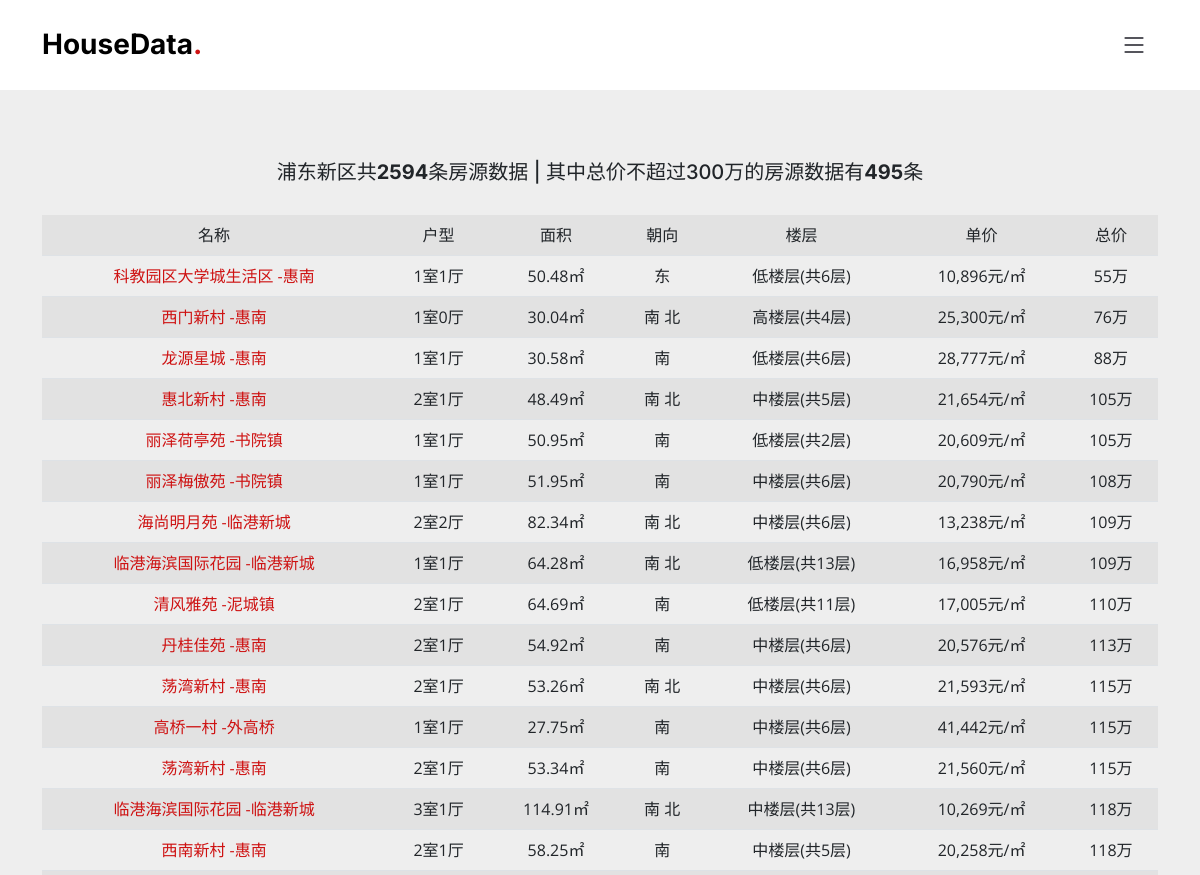
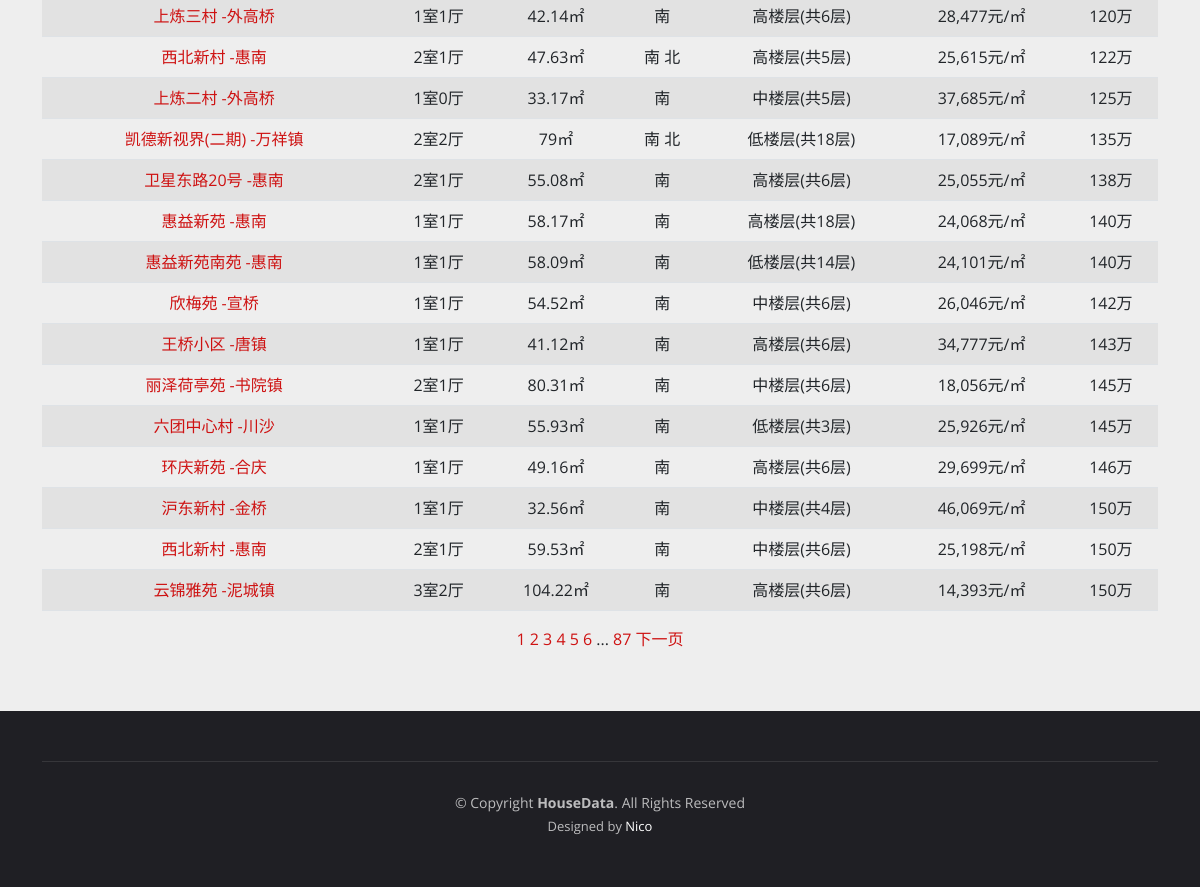
The page / on the database its author committed (2 pictures, top to bottom).
### tables this page shows
CREATE TABLE house (
            name TEXT,
            type TEXT,
            area TEXT,
            face TEXT,
            floor TEXT,
            unitprice TEXT,
            totalprice TEXT,
            href TEXT
        );

### app.py (the view)
@app.route('/')
def house():
    page = request.args.get('page', 1, type=int)
    items_per_page = 30
    offset = (page - 1) * items_per_page
    house_data = get_house_data(offset, items_per_page)
    total_houses = count_total_houses()
    total_pages = (total_houses + items_per_page - 1) // items_per_page
    houses_under_300 = count_houses_under_300()
    return render_template('house.html', house0=house_data, house1=total_houses, house2=houses_under_300, total_pages=total_pages, current_page=page)

### app.py (called while the page is built)
def get_house_data(offset, limit):
    conn = sqlite3.connect('Data.db')
    cursor = conn.cursor()
    cursor.execute('SELECT DISTINCT * FROM house ORDER BY CAST(totalprice AS INTEGER) LIMIT ? OFFSET ?', (limit, offset))
    data = cursor.fetchall()
    cursor.close()
    conn.close()
    return data

def count_total_houses():
    conn = sqlite3.connect('Data.db')
    cursor = conn.cursor()
    cursor.execute('SELECT COUNT(DISTINCT href) FROM house')
    count = cursor.fetchone()[0]
    cursor.close()
    conn.close()
    return count

def count_houses_under_300():
    conn = sqlite3.connect('Data.db')
    cursor = conn.cursor()
    cursor.execute('SELECT COUNT(DISTINCT href) FROM house WHERE CAST(totalprice AS INTEGER) <= 300')
    count = cursor.fetchone()[0]
    cursor.close()
    conn.close()
    return count

### templates/house.html (shortened to what this page needs)
<!DOCTYPE html>
<html lang="en">
<head>
  <link href="static/assets/vendor/bootstrap/css/bootstrap.min.css" rel="stylesheet">
  <link href="static/assets/vendor/bootstrap-icons/bootstrap-icons.css" rel="stylesheet">
  <link href="static/assets/vendor/aos/aos.css" rel="stylesheet">
  <link href="static/assets/vendor/glightbox/css/glightbox.min.css" rel="stylesheet">
  <link href="static/assets/vendor/swiper/swiper-bundle.min.css" rel="stylesheet">
  <link href="static/assets/css/main.css" rel="stylesheet">
</head>
<body>
  <header id="header" class="header fixed-top d-flex align-items-center">
    <div class="container d-flex align-items-center justify-content-between">
      <a href="/" class="logo d-flex align-items-center me-auto me-lg-0">
        <h1>HouseData<span>.</span></h1>
      </a>
      <i class="mobile-nav-toggle mobile-nav-show bi bi-list"></i>
    </div>
  </header>
  <section id="hero" class="hero d-flex align-items-center section-bg">
    <div class="container">
        <div class="section-header">
            <h5 style="display: inline;">浦东新区共<strong>{{ house1 }}</strong>条房源数据 | </h5>
            <h5 style="display: inline;">其中总价不超过300万的房源数据有<strong>{{ house2 }}</strong>条</h5>
        </div>
        <table class="table table-striped">
            <tr align="center">
                <td>名称</td>
                <td>户型</td>
                <td>面积</td>
                <td>朝向</td>
                <td>楼层</td>
                <td>单价</td>
                <td>总价</td>
            </tr>
            {% for house in house0 %}
            <tr align="center">
                <td>
                    <a href="{{ house[7] }}" target="_blank">
                        {{ house[0] }}
                    </a>
                </td>
                <td>{{ house[1] }}</td>
                <td>{{ house[2] }}</td>
                <td>{{ house[3] }}</td>
                <td>{{ house[4] }}</td>
                <td>{{ house[5] }}</td>
                <td>{{ house[6] }}万</td>
            </tr>
            {% endfor %}
        </table>
        {% if total_pages > 1 %}
            <div class="pagination-container">
                <div class="pagination">
                {% set start_page = current_page - 4 if current_page > 4 else 1 %}
                {% set end_page = current_page + 5 if current_page + 5 <= total_pages else total_pages %}
                {% for i in range(start_page, end_page + 1) %}
                <a href="/?page={{ i }}" {% if i == current_page %}class="active"{% endif %}>{{ i }}</a>
                {% endfor %}
                {% if end_page < total_pages %}
                <span>...</span>
                <a href="/?page={{ total_pages }}">{{ total_pages }}</a>
                {% endif %}
                {% if current_page < total_pages %}
                <a href="/?page={{ current_page + 1 }}">下一页</a>
                {% endif %}
                </div>
            </div>
        {% endif %}
    </div>
</section>
  <footer id="footer" class="footer">
    <div class="container">
      <div class="copyright">
        &copy; Copyright <strong><span>HouseData</span></strong>. All Rights Reserved
      </div>
      <div class="credits">
        Designed by <a href="">Nico</a>
      </div>
    </div>
  </footer>
</body>
</html>

### static/assets/css/main.css (style rules this page uses)
.pagination-container { text-align: center; }
.pagination { display: inline-block; }
:root { --font-default: "Open Sans", system-ui, -apple-system, "Segoe UI", Roboto, "Helvetica Neue", Arial, "Noto Sans", "Liberation Sans", sans-serif, "Apple Color Emoji", "Segoe UI Emoji", "Segoe UI Symbol", "Noto Color Emoji"; --font-primary: "Amatic SC", sans-serif; --font-secondary: "Inter", sans-serif; }
:root { --color-default: #212529; --color-primary: #ce1212; --color-secondary: #37373f; }
:root { scroll-behavior: smooth; }
body { font-family: var(--font-default); color: var(--color-default); }
a { color: var(--color-primary); text-decoration: none; }
h1, h2, h3, h4, h5, h6 { font-family: var(--font-secondary); }
section { overflow: hidden; padding: 80px 0; }
.section-bg { background-color: #eee; }
.section-header { text-align: center; padding-bottom: 30px; }
.header { background: #fff; transition: all 0.5s; z-index: 997; height: 90px; border-bottom: 1px solid #fff; }
.header .logo h1 { font-size: 28px; font-weight: 700; color: #000; margin: 0; font-family: var(--font-secondary); }
.header .logo h1 span { color: var(--color-primary); }
section { scroll-margin-top: 90px; }
@media (max-width: 1279px) { .mobile-nav-show { color: var(--color-secondary); font-size: 28px; cursor: pointer; line-height: 0; transition: 0.5s; z-index: 9999; margin: 0 10px 0 20px; } }
.hero { width: 100%; background-size: cover; position: relative; min-height: 60vh; padding: 160px 0 60px 0; }
.footer { font-size: 14px; background-color: #1f1f24; padding: 50px 0; color: rgba(255, 255, 255, 0.7); }
.footer .copyright { text-align: center; padding-top: 30px; border-top: 1px solid rgba(255, 255, 255, 0.1); }
.footer .credits { padding-top: 4px; text-align: center; font-size: 13px; }
.footer .credits a { color: #fff; }

### rows shown on the page
house: name "科教园区大学城生活区 -惠南", type "1室1厅", area "50.48㎡", face "东", floor "低楼层(共6层)", unitprice "10,896元/㎡", totalprice "55"
house: name "西门新村 -惠南", type "1室0厅", area "30.04㎡", face "南 北", floor "高楼层(共4层)", unitprice "25,300元/㎡", totalprice "76"
house: name "龙源星城 -惠南", type "1室1厅", area "30.58㎡", face "南", floor "低楼层(共6层)", unitprice "28,777元/㎡", totalprice "88"
house: name "惠北新村 -惠南", type "2室1厅", area "48.49㎡", face "南 北", floor "中楼层(共5层)", unitprice "21,654元/㎡", totalprice "105"
house: name "丽泽荷亭苑 -书院镇", house "1室1厅", house "50.95㎡", face "南", house "低楼层(共2层)", house "20,609元/㎡", house "105", type "2室1厅", area "80.31㎡", floor "中楼层(共6层)", unitprice "18,056元/㎡", totalprice "145"
house: name "海尚明月苑 -临港新城", type "2室2厅", area "82.34㎡", face "南 北", floor "中楼层(共6层)", unitprice "13,238元/㎡", totalprice "109"
house: name "临港海滨国际花园 -临港新城", type "1室1厅", area "64.28㎡", face "南 北", floor "低楼层(共13层)", unitprice "16,958元/㎡", totalprice "109"
house: name "清风雅苑 -泥城镇", type "2室1厅", area "64.69㎡", face "南", floor "低楼层(共11层)", unitprice "17,005元/㎡", totalprice "110"
house: name "丹桂佳苑 -惠南", type "2室1厅", area "54.92㎡", face "南", floor "中楼层(共6层)", unitprice "20,576元/㎡", totalprice "113"
house: name "荡湾新村 -惠南", type "2室1厅", area "53.26㎡", face "南 北", floor "中楼层(共6层)", unitprice "21,593元/㎡", totalprice "115"
house: name "高桥一村 -外高桥", type "1室1厅", area "27.75㎡", face "南", floor "中楼层(共6层)", unitprice "41,442元/㎡", totalprice "115"
house: name "临港海滨国际花园 -临港新城", type "3室1厅", area "114.91㎡", face "南 北", floor "中楼层(共13层)", unitprice "10,269元/㎡", totalprice "118"
house: name "西南新村 -惠南", type "2室1厅", area "58.25㎡", face "南", floor "中楼层(共5层)", unitprice "20,258元/㎡", totalprice "118"
house: name "上炼三村 -外高桥", type "1室1厅", area "42.14㎡", face "南", floor "高楼层(共6层)", unitprice "28,477元/㎡", totalprice "120"
house: name "上炼二村 -外高桥", type "1室0厅", area "33.17㎡", face "南", floor "中楼层(共5层)", unitprice "37,685元/㎡", totalprice "125"
house: name "凯德新视界(二期) -万祥镇", type "2室2厅", area "79㎡", face "南 北", floor "低楼层(共18层)", unitprice "17,089元/㎡", totalprice "135"
house: name "卫星东路20号 -惠南", type "2室1厅", area "55.08㎡", face "南", floor "高楼层(共6层)", unitprice "25,055元/㎡", totalprice "138"
house: name "惠益新苑 -惠南", type "1室1厅", area "58.17㎡", face "南", floor "高楼层(共18层)", unitprice "24,068元/㎡", totalprice "140", house "惠益新苑南苑 -惠南", house "58.09㎡", house "低楼层(共14层)", house "24,101元/㎡"
house: name "王桥小区 -唐镇", type "1室1厅", area "41.12㎡", face "南", floor "高楼层(共6层)", unitprice "34,777元/㎡", totalprice "143"
house: name "六团中心村 -川沙", type "1室1厅", area "55.93㎡", face "南", floor "低楼层(共3层)", unitprice "25,926元/㎡", totalprice "145"
house: name "环庆新苑 -合庆", type "1室1厅", area "49.16㎡", face "南", floor "高楼层(共6层)", unitprice "29,699元/㎡", totalprice "146"
house: name "沪东新村 -金桥", type "1室1厅", area "32.56㎡", face "南", floor "中楼层(共4层)", unitprice "46,069元/㎡", totalprice "150"

### other values the page prints
{{ house1 }} "2594"
{{ house2 }} "495"
{{ house[0] }} "丽泽梅傲苑 -书院镇" "荡湾新村 -惠南" "西北新村 -惠南" "欣梅苑 -宣桥" "西北新村 -惠南" "云锦雅苑 -泥城镇"
{{ house[1] }} "1室1厅" "2室1厅" "2室1厅" "1室1厅" "2室1厅" "3室2厅"
{{ house[2] }} "51.95㎡" "53.34㎡" "47.63㎡" "54.52㎡" "59.53㎡" "104.22㎡"
{{ house[3] }} "南" "南" "南 北" "南" "南" "南"
{{ house[4] }} "中楼层(共6层)" "中楼层(共6层)" "高楼层(共5层)" "中楼层(共6层)" "中楼层(共6层)" "高楼层(共6层)"
{{ house[5] }} "20,790元/㎡" "21,560元/㎡" "25,615元/㎡" "26,046元/㎡" "25,198元/㎡" "14,393元/㎡"
{{ house[6] }} "108" "115" "122" "142" "150" "150"
{{ i }} "1" "2" "3" "4" "5" "6"
{{ total_pages }} "87"
